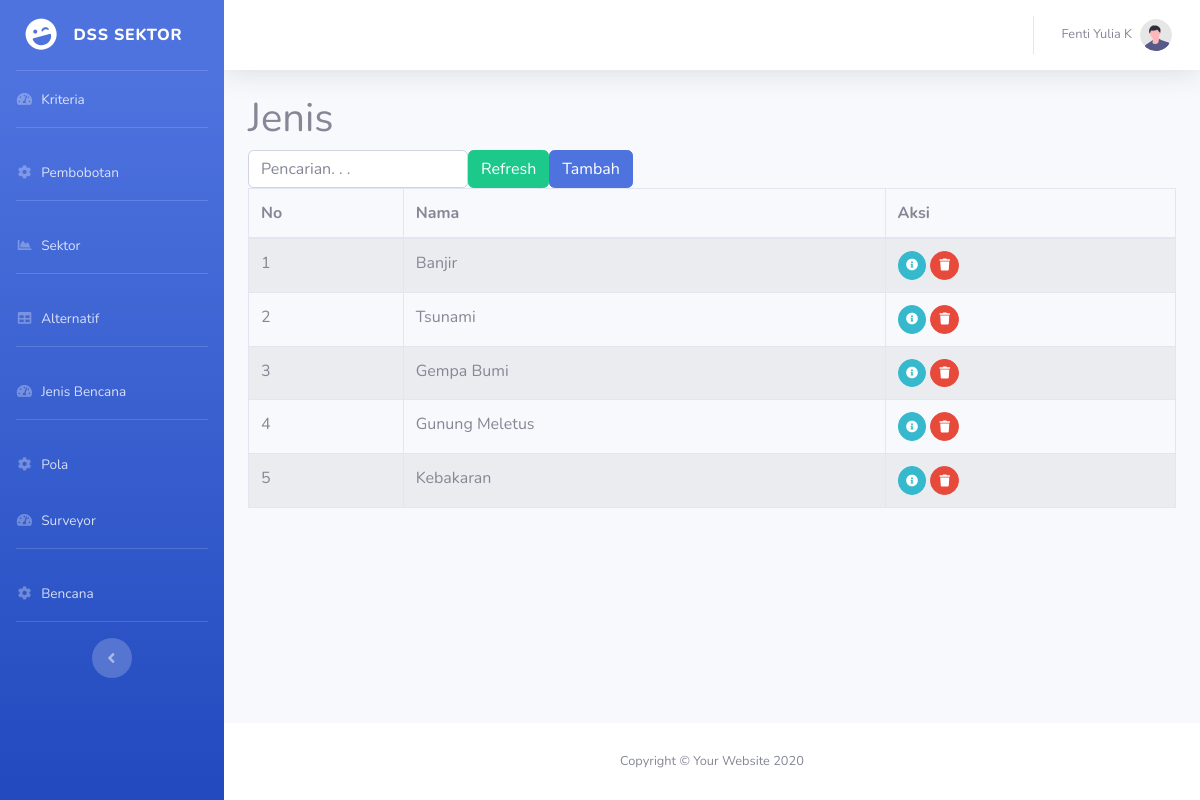
/?m=jenis, run on the app's committed database.
### tables this page shows
CREATE TABLE `tb_jenis` (
  `id_jenis` int(11) NOT NULL,
  `nama_jenis` varchar(255) DEFAULT NULL
);

### config.php (called while the page is built)
<?php
$config["server"] = 'localhost';
$config["username"] = 'root';
$config["password"] = '';
$config["database_name"] = 'nn_topsis';

### functions.php (called while the page is built, shortened)
<?php
include 'config.php';
include 'includes/db.php';
$db = new DB($config['server'], $config['username'], $config['password'], $config['database_name']);
function esc_field($str)
{
    return addslashes($str);
}

### includes/db.php (called while the page is built, shortened)
<?php
class DB
{
    var $conn = null;
    public function __construct($host, $username, $passwd, $dbname)
    {
        $this->conn = mysqli_connect($host, $username, $passwd, $dbname);
    }
    public function query($sql)
    {
        $query = mysqli_query($this->conn, $sql) or die('<pre>Error mysqli_query: ' . mysqli_error($this->conn) . '<br />' . $sql . '</pre>');
        return $query;
    }
    public function get_results($sql)
    {
        $query = $this->query($sql);
        $arr = array();
        while ($row = mysqli_fetch_object($query)) {
            $arr[] = $row;
        }
        return $arr;
    }
}

### jenis.php (the view, shortened to what this page needs)
<div class="page-header">
    <h1>Jenis</h1>
</div>
<div class="panel panel-default">
    <div class="panel-heading">
        <form class="form-inline">
            <div class="form-group">
                <input class="form-control" type="text" placeholder="Pencarian. . ." name="q" value="<?= $_GET['q'] ?>" />
            </div>
            <div class="form-group">
                <button class="btn btn-success"><span class="glyphicon glyphicon-refresh"></span> Refresh</button>
            </div>
            <div class="form-group">
                <a class="btn btn-primary" href="?m=jenis_tambah"><span class="glyphicon glyphicon-plus"></span> Tambah</a>
            </div>
        </form>
    </div>
    <table class="table table-bordered table-hover table-striped">
        <thead>
            <tr>
                <th>No</th>
                <th>Nama</th>
                <th>Aksi</th>
            </tr>
        </thead>
        <?php
        $q = esc_field($_GET['q']);
        $rows = $db->get_results("SELECT * FROM tb_jenis WHERE nama_jenis LIKE '%$q%' ORDER BY id_jenis");
        $no = 0;
        foreach ($rows as $row) : ?>
            <tr>
                <td><?= ++$no ?></td>
                <td><?= $row->nama_jenis ?></td>
                <td>
                    <a class="btn btn-info btn-circle btn-sm"
                        href="?m=jenis_ubah&ID=<?= $row->id_jenis ?>">
                        <i class="fas fa-info-circle"></i>
                    </a>
                    <a class="btn btn-danger btn-circle btn-sm"
                        href="aksi.php?act=jenis_hapus&ID=<?= $row->id_jenis ?>"
                        onclick="return confirm('Hapus data?')">
                        <i class="fas fa-trash"></i>
                    </a>
                </td>
            </tr>
        <?php endforeach; ?>
    </table>
</div>

### data on the page
tb_jenis: nama_jenis "Banjir"
tb_jenis: nama_jenis "Tsunami"
tb_jenis: nama_jenis "Gempa Bumi"
tb_jenis: nama_jenis "Gunung Meletus"
tb_jenis: nama_jenis "Kebakaran"
